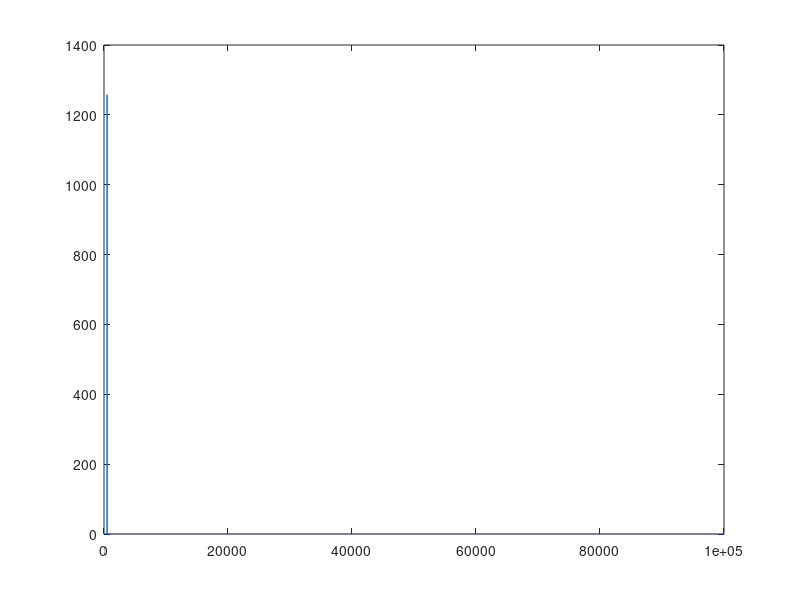

Recreate this plot in MATLAB.
close all;
load('x.mat');
res = 50;
pindBm = -25; %dBm
pin = 10.^((pindBm-30)/10); % dBm2Watts
x = x./max(x)*sqrt(pin*res);
m = max(x);
PeakReal=max(abs(real(x)));  
PeakImag=max(abs(imag(x)));
Peak=max([PeakReal PeakImag]);
% if Peak ~=0
%     x=double(x./Peak);
% else
%     x=double(x);
% end


PAPR = 20*log10(max(abs(x))*sqrt(length(x))/norm(x));
RMSin = 10*log10(mean(abs(x).^2/res)) + 30 + PAPR;
figure; plot(abs(fft(x)));

% [y, RMSout, Idc, Vdc] = RFWebLab_PA_meas_v1_2(x, RMSin);